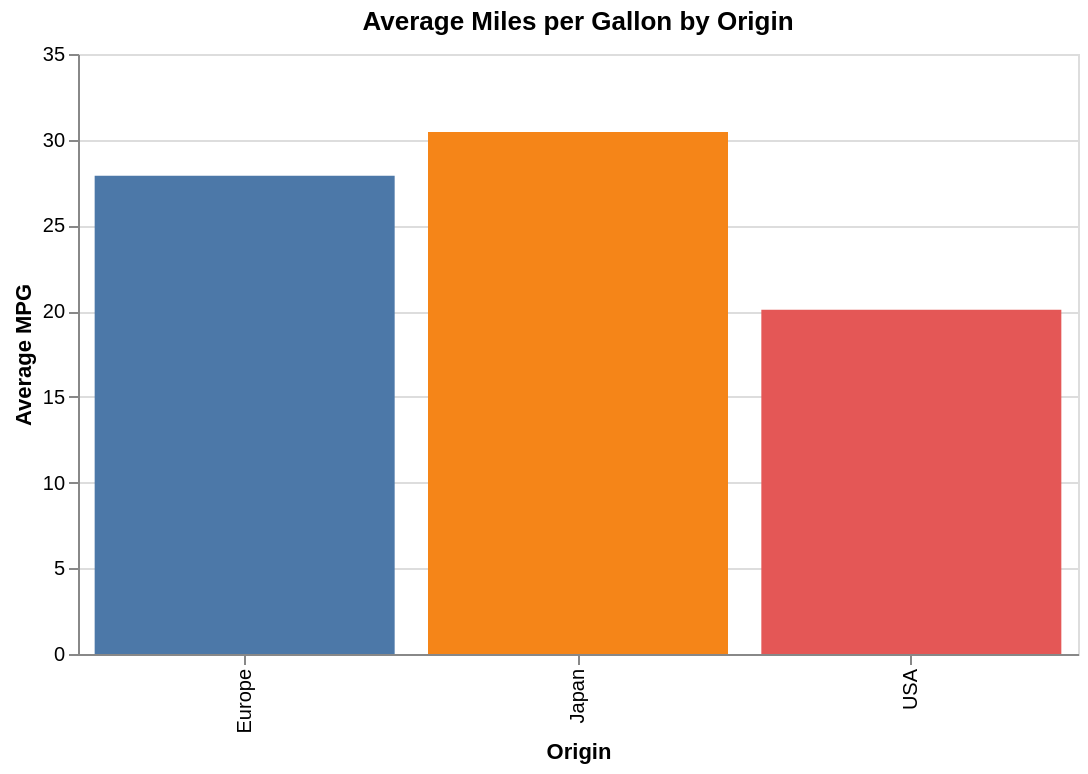

Write notebook code for a chart like this one.
### Markdown cell above
## 5. Aggregation: from raw data to summaries

Sometimes we do not want to see all observations.
Instead, we want to compare **aggregated statistics**.

Question:

> What is the average miles per gallon by origin?

### Code cell
alt.Chart(cars).mark_bar().encode(
    x=alt.X('Origin:N', title='Origin'),
    y=alt.Y('mean(Miles_per_Gallon):Q', title='Average MPG'),
    color=alt.Color('Origin:N', legend=None),
    tooltip=[
        'Origin:N',
        alt.Tooltip('mean(Miles_per_Gallon):Q', title='Average MPG', format='.2f')
    ]
).properties(
    title='Average Miles per Gallon by Origin',
    width=500,
    height=300
)

### Figure 1 — Vega-Lite specification as saved in the notebook (floating-point values rounded to 4 significant figures; data arrays with more than 128 entries replaced by an {"elided": "..."} marker saying what was removed)
{"config": {"view": {"continuousWidth": 300, "continuousHeight": 300}}, "data": {"name": "data-583e73726c1545c56c203344161a975c"}, "mark": {"type": "bar"}, "encoding": {"color": {"field": "Origin", "legend": null, "type": "nominal"}, "tooltip": [{"field": "Origin", "type": "nominal"}, {"aggregate": "mean", "field": "Miles_per_Gallon", "format": ".2f", "title": "Average MPG", "type": "quantitative"}], "x": {"field": "Origin", "title": "Origin", "type": "nominal"}, "y": {"aggregate": "mean", "field": "Miles_per_Gallon", "title": "Average MPG", "type": "quantitative"}}, "height": 300, "title": "Average Miles per Gallon by Origin", "width": 500, "$schema": "https://vega.github.io/schema/vega-lite/v5.20.1.json", "datasets": {"data-583e73726c1545c56c203344161a975c": {"elided": "406 records"}}}
